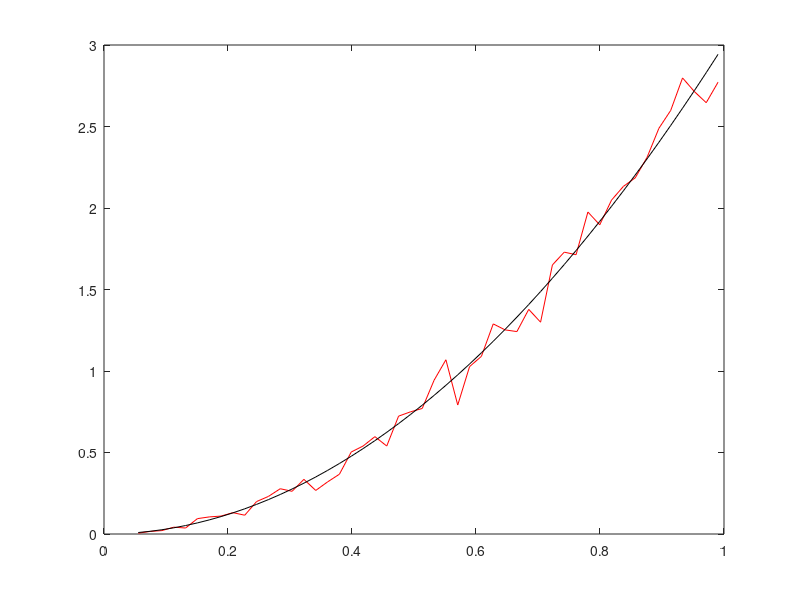

This chart was generated by the following MATLAB code:
% Erik Schluter
% 7/15/2015
% Rejection sampling using g(x) = 1

function rejectionSamplingG(numSamps)

    if (nargin < 1)
        numSamps = 10000;
    end
    
    samps       = zeros(1, numSamps);
    time        = zeros(1, numSamps);
    iterations  = zeros(1, numSamps);
    
    for i = 1:numSamps
        tic
        its = 0;
        while (true)
            its = its + 1;
            X       = rand;
            alpha   = X^2;
            if (rand <= alpha)
                break;
            end
        end
        samps(i)        = X;
        time(i)         = toc;
        iterations(i)   = its;
    end
    
    timeMean  = sum(time)/numSamps;
    timeVar   = sum((time - timeMean).^2)/(numSamps - 1);
    
    itsMean  = sum(iterations)/numSamps;
    itsVar   = sum((iterations - itsMean).^2)/(numSamps - 1);
    
    disp(['Elapsed time mean = ' num2str(timeMean)])
    disp(['Elapsed time variance = ' num2str(timeVar)])
    
    disp(['Iterations mean = ' num2str(itsMean)])
    disp(['Iterations variance = ' num2str(itsVar)])
    
    [N,x]   = hist(samps,50);
    dx      = x(2) - x(1);
    plot(x,N/(numSamps*dx), 'r');
    hold on;
    plot(x,3*x.^2, 'k');
    hold off;
    
return